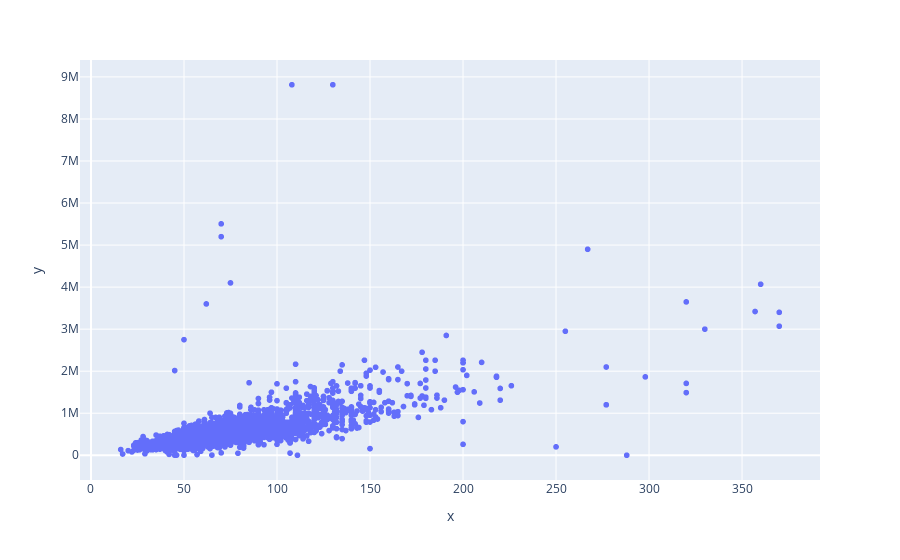

Write notebook code for a chart like this one.
### Code cell
# x and y given as array_like objects
import plotly.express as px
fig = px.scatter(y=dataset['price'], x = dataset['area'])
# fig = px.scatter(x=predictions)
fig.show()

### Figure 1 — Plotly figure (JSON) as saved in the notebook; plotly's stock layout.template omitted (floating-point values rounded to 4 significant figures; data arrays with more than 128 entries replaced by an {"elided": "..."} marker saying what was removed)
{"data": [{"hovertemplate": "x=%{x}<br>y=%{y}<extra></extra>", "legendgroup": "", "marker": {"color": "#636efa", "symbol": "circle"}, "mode": "markers", "name": "", "showlegend": false, "type": "scattergl", "x": {"elided": "3730 int values"}, "xaxis": "x", "y": {"elided": "3730 int values"}, "yaxis": "y"}], "layout": {"legend": {"tracegroupgap": 0}, "margin": {"t": 60}, "xaxis": {"anchor": "y", "domain": [0, 1], "title": {"text": "x"}}, "yaxis": {"anchor": "x", "domain": [0, 1], "title": {"text": "y"}}}}
